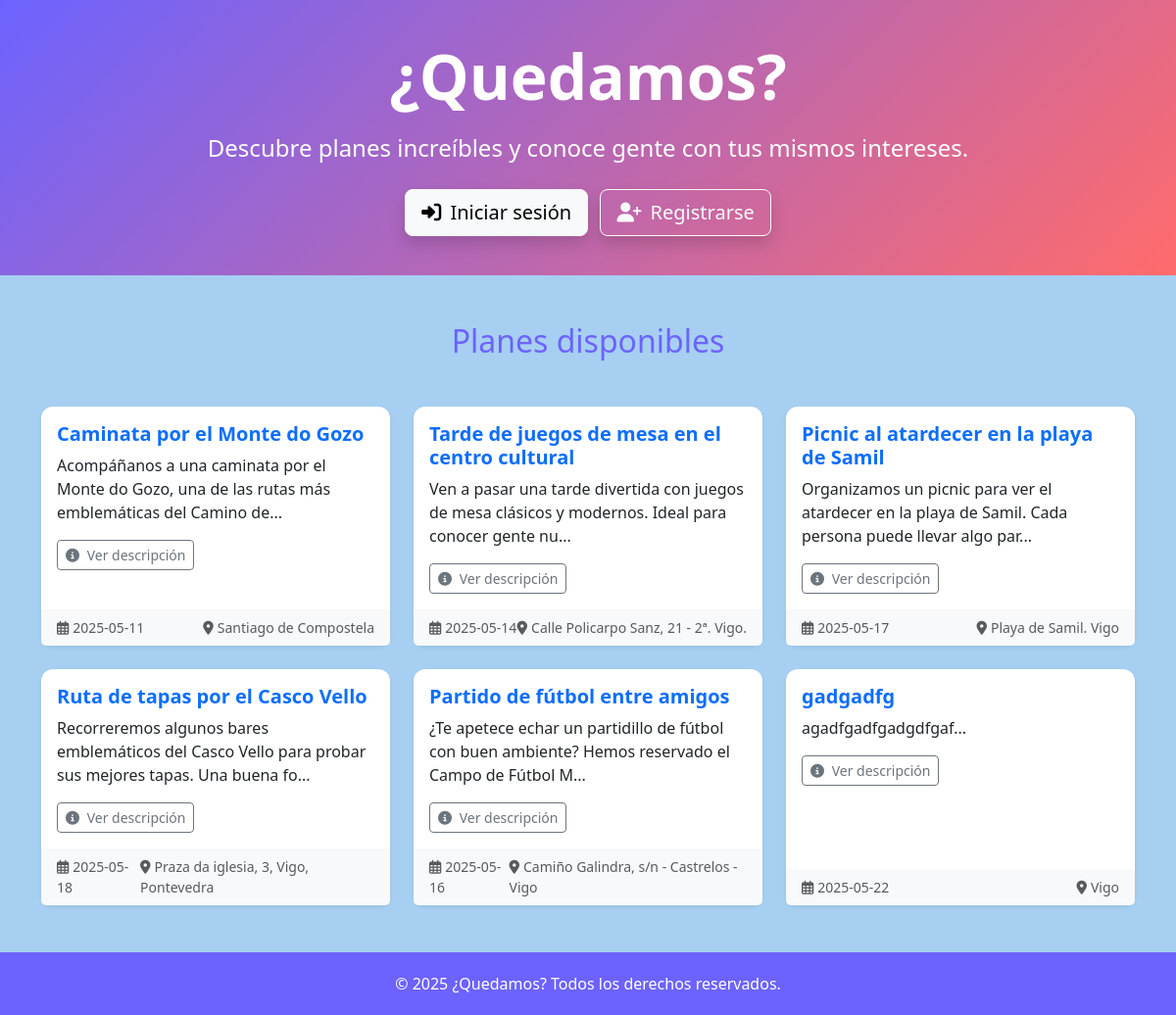
The app's page /, older data.
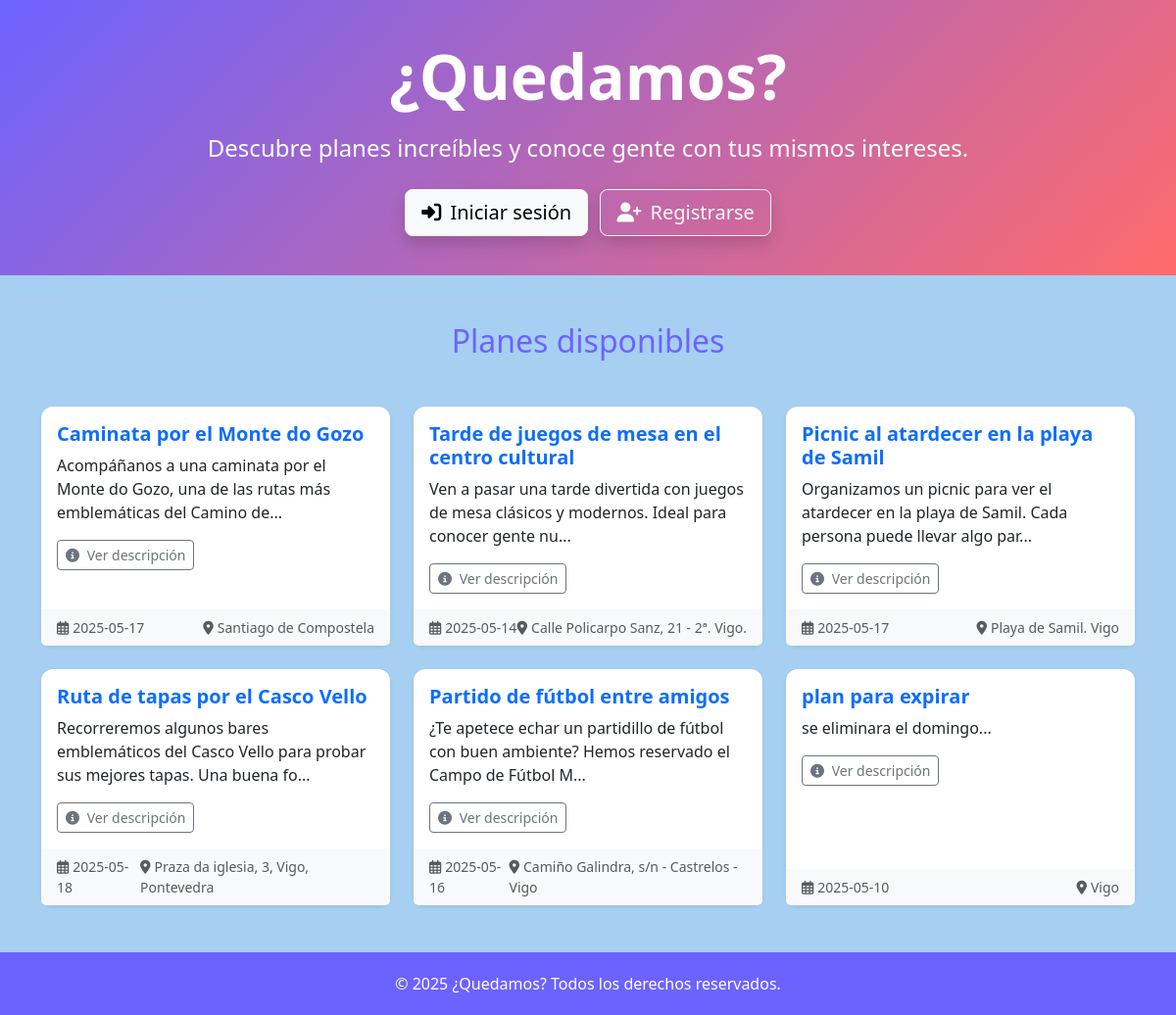
The same page, newer data.
### tables this page shows
CREATE TABLE `planes` (
  `id` int(11) NOT NULL AUTO_INCREMENT,
  `titulo` varchar(255) DEFAULT NULL,
  `descripcion` text DEFAULT NULL,
  `fecha` date DEFAULT NULL,
  `lugar` varchar(255) DEFAULT NULL,
  `capacidad` int(11) DEFAULT NULL,
  `creador_id` int(11) DEFAULT NULL,
  PRIMARY KEY (`id`),
  KEY `creador_id` (`creador_id`),
  CONSTRAINT `planes_ibfk_1` FOREIGN KEY (`creador_id`) REFERENCES `usuarios` (`id`)
);

### index.php (the view, shortened to what this page needs)
<?php
require 'includes/db.php';
$stmt = $pdo->prepare('SELECT id, titulo, descripcion, fecha, lugar FROM planes');
$stmt->execute();
$planes = $stmt->fetchAll();
?>
<!DOCTYPE html>
<html lang="es">
<head>
    <link href="https://cdn.jsdelivr.net/npm/bootstrap@5.3.2/dist/css/bootstrap.min.css" rel="stylesheet">
    <link rel="stylesheet" href="https://cdnjs.cloudflare.com/ajax/libs/font-awesome/6.5.0/css/all.min.css">
    <link rel="stylesheet" href="css/index.css">
</head>
<body>
    <section class="hero-section text-white d-flex align-items-center justify-content-center">
        <div class="text-center">
            <h1 class="display-3 fw-bold mb-3">¿Quedamos?</h1>
            <p class="lead fs-4 mb-4">Descubre planes increíbles y conoce gente con tus mismos intereses.</p>
            <div>
                <a href="login.php" class="btn btn-light btn-lg me-2 mb-2 d-md-inline-block mb-md-0 shadow"><i class="fas fa-sign-in-alt me-1"></i> Iniciar sesión</a>
                <a href="register.php" class="btn btn-outline-light btn-lg d-md-inline-block shadow"><i class="fas fa-user-plus me-1"></i> Registrarse</a>
            </div>
        </div>
    </section>
    <section class="container my-5">
        <h2 class="text-center text-acento mb-5">Planes disponibles</h2>
        <?php if ($planes): ?>
            <div class="row g-4 justify-content-center">
                <?php foreach ($planes as $plan): ?>
                    <div class="col-md-6 col-lg-4">
                        <div class="card h-100 shadow-sm border-0">
                            <div class="card-body">
                                <h5 class="card-title text-primary fw-bold"><?= htmlspecialchars($plan['titulo']) ?></h5>
                                <p class="card-text"><?= htmlspecialchars(substr($plan['descripcion'], 0, 100)) ?>...</p>
                                <button type="button" class="btn btn-sm btn-outline-secondary" data-bs-toggle="modal"
                                    data-bs-target="#modalDescripcion<?= $plan['id'] ?>">
                                    <i class="fas fa-info-circle me-1"></i> Ver descripción
                                </button>
                            </div>
                            <div class="card-footer bg-light text-muted small d-flex justify-content-between">
                                <span><i class="far fa-calendar-alt me-1"></i><?= htmlspecialchars($plan['fecha']) ?></span>
                                <span><i class="fas fa-map-marker-alt me-1"></i><?= htmlspecialchars($plan['lugar']) ?></span>
                            </div>
                        </div>
                    </div>
                <?php endforeach; ?>
            </div>
        <?php else: ?>
            <p class="text-center text-muted">No hay planes disponibles en este momento.</p>
        <?php endif; ?>
    </section>
    <footer class="footer">
        &copy; <?= date('Y') ?> ¿Quedamos? Todos los derechos reservados.
    </footer>
</body>
</html>

Row changes from the older to the newer data that the page shows:
removed planes: titulo "gadgadfg", descripcion "agadfgadfgadgdfgaf", fecha "2025-05-22", lugar "Vigo"
changed planes "Caminata por el Monte do Gozo": fecha "2025-05-11" → "2025-05-17"
added planes: titulo "plan para expirar", descripcion "se eliminara el domingo", fecha "2025-05-10", lugar "Vigo"
